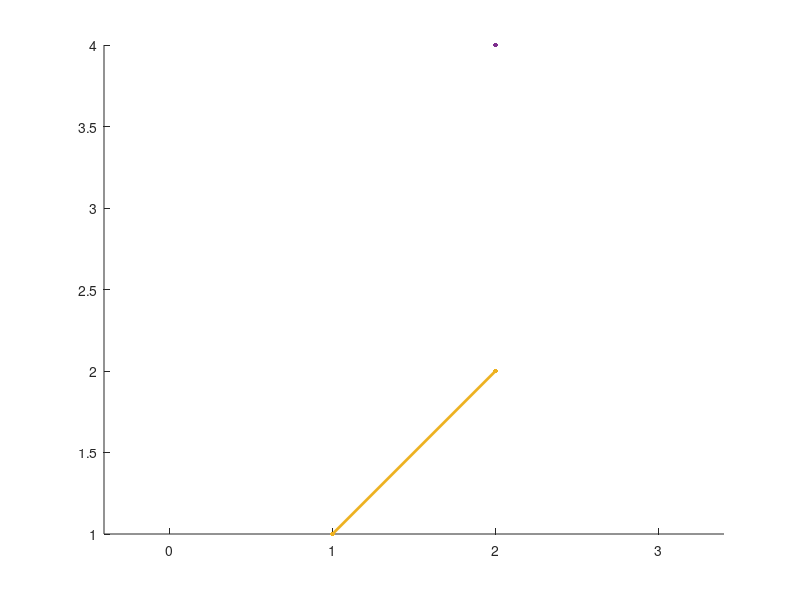

This chart was generated by the following MATLAB code:
function res = Batch()
res = 0
figure; hold on; axis equal;
plot([1 1],[1 1], 'LineWidth', 2, 'Marker', '.', 'MarkerSize', 10)
plot([2 2],[2 2], 'LineWidth', 2, 'Marker', '.', 'MarkerSize', 10)
plot([1 2],[1 2], 'LineWidth', 2, 'Marker', '.', 'MarkerSize', 10)
plot([2 2],[4 4], 'LineWidth', 2, 'Marker', '.', 'MarkerSize', 10)
